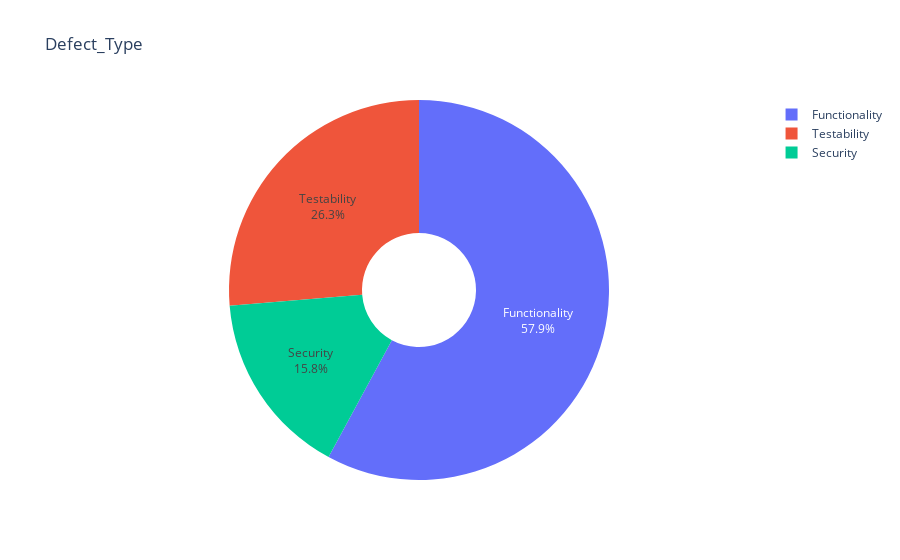

The code cell stored with this chart in its notebook:
### Code cell
fig = px.pie(df_bugs_defect_type, values='count',
                 names='Defect_Type', title='Defect_Type', hole=0.3)
fig.update_traces(textposition='inside', textinfo='percent+label')
fig.show()

### Figure 1 — Plotly figure (JSON) as saved in the notebook; plotly's stock layout.template omitted (floating-point values rounded to 4 significant figures)
{"data": [{"domain": {"x": [0, 1], "y": [0, 1]}, "hole": 0.3, "hovertemplate": "Defect_Type=%{label}<br>count=%{value}<extra></extra>", "labels": ["Functionality", "Security", "Testability", "Functionality"], "legendgroup": "", "name": "", "showlegend": true, "textinfo": "percent+label", "textposition": "inside", "type": "pie", "values": [2, 3, 5, 9]}], "layout": {"legend": {"tracegroupgap": 0}, "title": {"text": "Defect_Type"}}}
